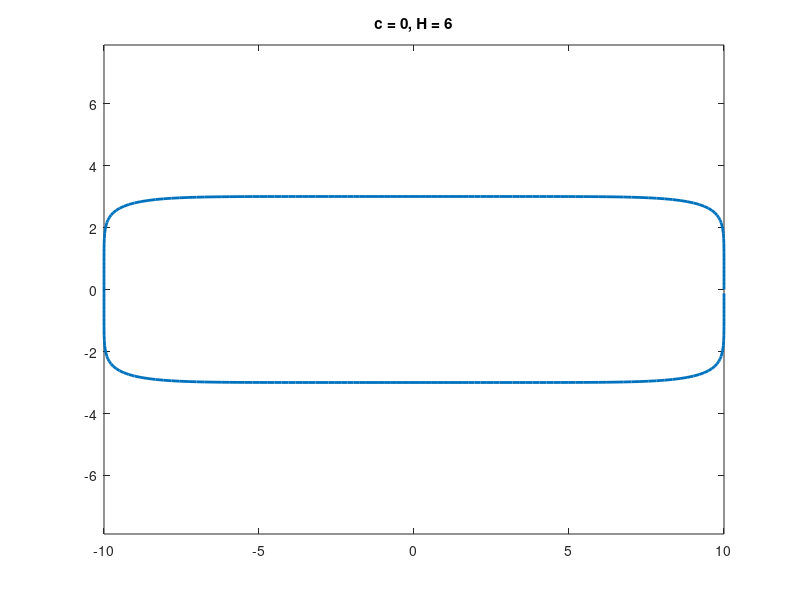
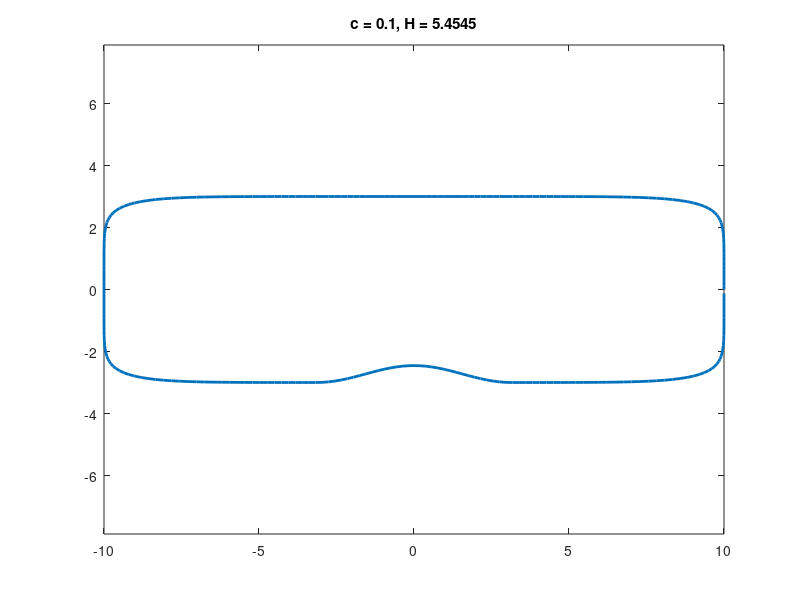
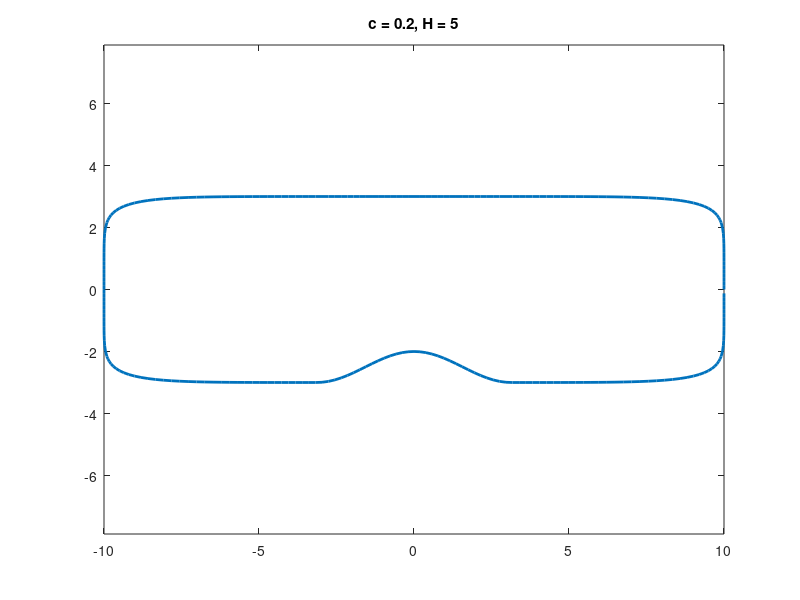
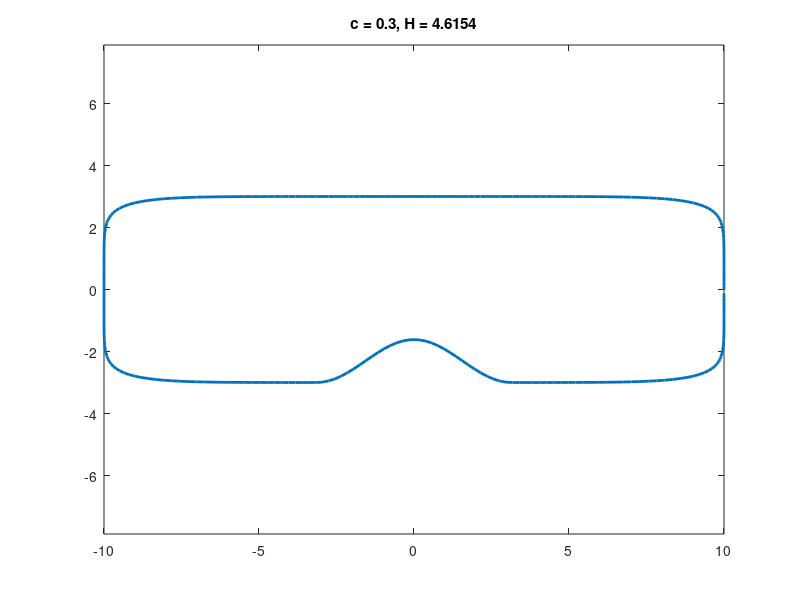

The MATLAB script that drew these images, in order:
clear; clc;
tube_length = 20;
tube_height = 6;

a = tube_length/2; 
b = tube_height/2;
order = 8;
N = 256;
%% Testing the height
cvals = (0:0.1:3)';

for k = 1 : numel(cvals)

c = cvals(k);

Nsides = ceil(0.5*b/(2*a+2*b)*N);
Ntop = (N-4*Nsides)/2;

t1 = linspace(0,0.2*pi,Nsides+1); t1 = t1(1:end-1)';
t2 = linspace(0.2*pi,pi-0.2*pi,Ntop+1); t2 = t2(1:end-1)';
t3 = linspace(pi-0.2*pi,pi+0.2*pi,2*Nsides+1); t3 = t3(1:end-1)';
t4 = linspace(pi+0.2*pi,2*pi-0.2*pi,Ntop+1); t4 = t4(1:end-1)';
t5 = linspace(2*pi-0.2*pi,2*pi,Nsides+1); t5 = t5(1:end-1)';
t = [t1;t2;t3;t4;t5];

r = (cos(t).^order + sin(t).^order).^(-1/order);
x = a*r.*cos(t); y = b*r.*sin(t);
ind = abs(x) < pi & y < 0;
y(ind) = y(ind).*(1-c*cos(x(ind)))/(1+c);
X0 = [x;y];

miny = max(y(ind));
ind = abs(x) < pi & y > 0;
maxy = max(y(ind));
Hvals(k,1) = maxy-miny;

figure(1); clf;
plot(x,y,'linewidth',2)
axis equal
title(['c = ' num2str(cvals(k)) ', H = ' num2str(Hvals(k,1))])
ax = gca;
exportgraphics(ax,['~/Desktop/stenosisFigs/cval' num2str(c) '.png'],'Resolution', 300)

pause(0.1)


end

%% Testing the width of the 
wvals = (1:0.5:5)';
c = 0.5;
for k = 1 : numel(wvals)

w = wvals(k);

Nsides = ceil(0.5*b/(2*a+2*b)*N);
Ntop = (N-4*Nsides)/2;

t1 = linspace(0,0.2*pi,Nsides+1); t1 = t1(1:end-1)';
t2 = linspace(0.2*pi,pi-0.2*pi,Ntop+1); t2 = t2(1:end-1)';
t3 = linspace(pi-0.2*pi,pi+0.2*pi,2*Nsides+1); t3 = t3(1:end-1)';
t4 = linspace(pi+0.2*pi,2*pi-0.2*pi,Ntop+1); t4 = t4(1:end-1)';
t5 = linspace(2*pi-0.2*pi,2*pi,Nsides+1); t5 = t5(1:end-1)';
t = [t1;t2;t3;t4;t5];

r = (cos(t).^order + sin(t).^order).^(-1/order);
x = a*r.*cos(t); y = b*r.*sin(t);
ind = abs(x)/w * pi < pi & y < 0;
y(ind) = y(ind).*(1-c*cos(x(ind)/w * pi))/(1+c);
X0 = [x;y];

miny = max(y(ind));
ind = abs(x) < pi & y > 0;
maxy = max(y(ind));
Hvals(k,1) = maxy-miny;

figure(1); clf;
plot(x,y,'linewidth',2)
axis equal
title(['w = ' num2str(wvals(k)) ', H = ' num2str(Hvals(k,1))])
ax = gca;
exportgraphics(ax,['~/Desktop/stenosisFigs/wval' num2str(w) '.png'],'Resolution', 300)

pause(0.1)


end

%% With the physical inputs
% Tube is centered at (0, 0)
tube_length = 20;
tube_height = 6;
min_height = 3;
contraction_width = 2;
N = 256; % Number of discretization points

a = tube_length/2; 
b = tube_height/2;
c = tube_height/min_height - 1;
order = 8;
Nsides = ceil(0.5*b/(2*a+2*b)*N);
Ntop = (N-4*Nsides)/2;

t1 = linspace(0,0.2*pi,Nsides+1); t1 = t1(1:end-1)';
t2 = linspace(0.2*pi,pi-0.2*pi,Ntop+1); t2 = t2(1:end-1)';
t3 = linspace(pi-0.2*pi,pi+0.2*pi,2*Nsides+1); t3 = t3(1:end-1)';
t4 = linspace(pi+0.2*pi,2*pi-0.2*pi,Ntop+1); t4 = t4(1:end-1)';
t5 = linspace(2*pi-0.2*pi,2*pi,Nsides+1); t5 = t5(1:end-1)';
t = [t1;t2;t3;t4;t5];

r = (cos(t).^order + sin(t).^order).^(-1/order);
x = a*r.*cos(t); y = b*r.*sin(t);
ind = abs(x)/contraction_width * pi < pi & y < 0;
y(ind) = y(ind).*(1-c*cos(x(ind)/contraction_width * pi))/(1+c);
X0 = [x;y];

miny = max(y(ind));
ind = abs(x)/contraction_width * pi < pi & y > 0;
maxy = max(y(ind));

Hval = maxy-miny;
figure(1); clf;
plot(x,y,'linewidth',2)
axis equal
title(['H = ' num2str(Hval)])
